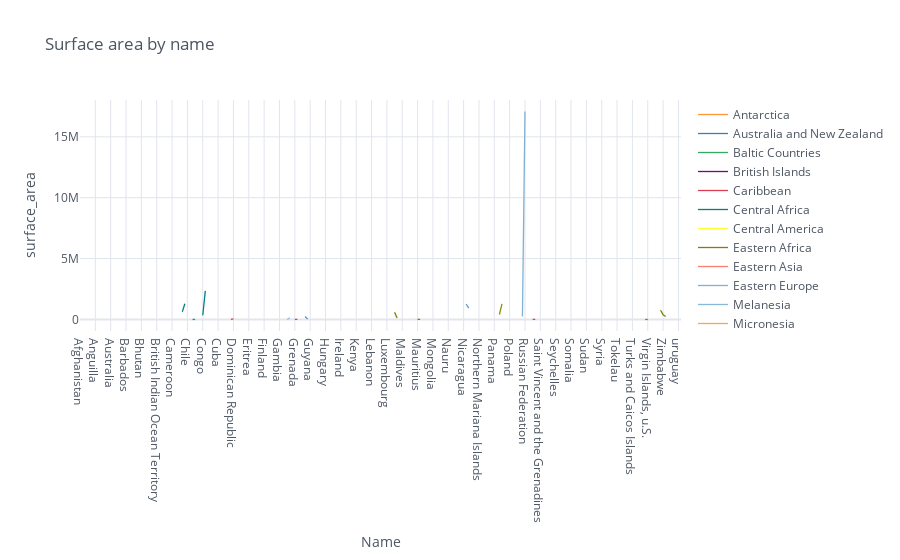

Notebook cell for this chart:
### Code cell
#Lineplot o grafico lineal
Data_res2.iplot(kind='line', xTitle='Name', yTitle='surface_area', title='Surface area by name')

### Figure 1 — Plotly figure (JSON) as saved in the notebook; plotly's stock layout.template omitted (floating-point values rounded to 4 significant figures; data arrays with more than 128 entries replaced by an {"elided": "..."} marker saying what was removed)
{"data": [{"line": {"color": "rgba(255, 153, 51, 1.0)", "dash": "solid", "shape": "linear", "width": 1.3}, "mode": "lines", "name": "Antarctica", "text": "", "type": "scatter", "x": {"elided": "236 str values"}, "y": {"elided": "236 mixed values"}}, {"line": {"color": "rgba(55, 128, 191, 1.0)", "dash": "solid", "shape": "linear", "width": 1.3}, "mode": "lines", "name": "Australia and New Zealand", "text": "", "type": "scatter", "x": {"elided": "236 str values"}, "y": {"elided": "236 mixed values"}}, {"line": {"color": "rgba(50, 171, 96, 1.0)", "dash": "solid", "shape": "linear", "width": 1.3}, "mode": "lines", "name": "Baltic Countries", "text": "", "type": "scatter", "x": {"elided": "236 str values"}, "y": {"elided": "236 mixed values"}}, {"line": {"color": "rgba(128, 0, 128, 1.0)", "dash": "solid", "shape": "linear", "width": 1.3}, "mode": "lines", "name": "British Islands", "text": "", "type": "scatter", "x": {"elided": "236 str values"}, "y": {"elided": "236 mixed values"}}, {"line": {"color": "rgba(219, 64, 82, 1.0)", "dash": "solid", "shape": "linear", "width": 1.3}, "mode": "lines", "name": "Caribbean", "text": "", "type": "scatter", "x": {"elided": "236 str values"}, "y": {"elided": "236 mixed values"}}, {"line": {"color": "rgba(0, 128, 128, 1.0)", "dash": "solid", "shape": "linear", "width": 1.3}, "mode": "lines", "name": "Central Africa", "text": "", "type": "scatter", "x": {"elided": "236 str values"}, "y": {"elided": "236 mixed values"}}, {"line": {"color": "rgba(255, 255, 51, 1.0)", "dash": "solid", "shape": "linear", "width": 1.3}, "mode": "lines", "name": "Central America", "text": "", "type": "scatter", "x": {"elided": "236 str values"}, "y": {"elided": "236 mixed values"}}, {"line": {"color": "rgba(128, 128, 0, 1.0)", "dash": "solid", "shape": "linear", "width": 1.3}, "mode": "lines", "name": "Eastern Africa", "text": "", "type": "scatter", "x": {"elided": "236 str values"}, "y": {"elided": "236 mixed values"}}, {"line": {"color": "rgba(251, 128, 114, 1.0)", "dash": "solid", "shape": "linear", "width": 1.3}, "mode": "lines", "name": "Eastern Asia", "text": "", "type": "scatter", "x": {"elided": "236 str values"}, "y": {"elided": "236 mixed values"}}, {"line": {"color": "rgba(128, 177, 211, 1.0)", "dash": "solid", "shape": "linear", "width": 1.3}, "mode": "lines", "name": "Eastern Europe", "text": "", "type": "scatter", "x": {"elided": "236 str values"}, "y": {"elided": "236 mixed values"}}, {"line": {"color": "rgba(128, 177, 211, 0.8999999999999999)", "dash": "solid", "shape": "linear", "width": 1.3}, "mode": "lines", "name": "Melanesia", "text": "", "type": "scatter", "x": {"elided": "236 str values"}, "y": {"elided": "236 mixed values"}}, {"line": {"color": "rgba(255, 153, 51, 0.8999999999999999)", "dash": "solid", "shape": "linear", "width": 1.3}, "mode": "lines", "name": "Micronesia", "text": "", "type": "scatter", "x": {"elided": "236 str values"}, "y": {"elided": "236 mixed values"}}, {"line": {"color": "rgba(55, 128, 191, 0.8999999999999999)", "dash": "solid", "shape": "linear", "width": 1.3}, "mode": "lines", "name": "Micronesia/Caribbean", "text": "", "type": "scatter", "x": {"elided": "236 str values"}, "y": {"elided": "236 mixed values"}}, {"line": {"color": "rgba(50, 171, 96, 0.8999999999999999)", "dash": "solid", "shape": "linear", "width": 1.3}, "mode": "lines", "name": "Middle East", "text": "", "type": "scatter", "x": {"elided": "236 str values"}, "y": {"elided": "236 mixed values"}}, {"line": {"color": "rgba(128, 0, 128, 0.8999999999999999)", "dash": "solid", "shape": "linear", "width": 1.3}, "mode": "lines", "name": "Nordic Countries", "text": "", "type": "scatter", "x": {"elided": "236 str values"}, "y": {"elided": "236 mixed values"}}, {"line": {"color": "rgba(219, 64, 82, 0.8999999999999999)", "dash": "solid", "shape": "linear", "width": 1.3}, "mode": "lines", "name": "North America", "text": "", "type": "scatter", "x": {"elided": "236 str values"}, "y": {"elided": "236 mixed values"}}, {"line": {"color": "rgba(0, 128, 128, 0.8999999999999999)", "dash": "solid", "shape": "linear", "width": 1.3}, "mode": "lines", "name": "Northern Africa", "text": "", "type": "scatter", "x": {"elided": "236 str values"}, "y": {"elided": "236 mixed values"}}, {"line": {"color": "rgba(255, 255, 51, 0.8999999999999999)", "dash": "solid", "shape": "linear", "width": 1.3}, "mode": "lines", "name": "Polynesia", "text": "", "type": "scatter", "x": {"elided": "236 str values"}, "y": {"elided": "236 mixed values"}}, {"line": {"color": "rgba(128, 128, 0, 0.8999999999999999)", "dash": "solid", "shape": "linear", "width": 1.3}, "mode": "lines", "name": "South America", "text": "", "type": "scatter", "x": {"elided": "236 str values"}, "y": {"elided": "236 mixed values"}}, {"line": {"color": "rgba(251, 128, 114, 0.8999999999999999)", "dash": "solid", "shape": "linear", "width": 1.3}, "mode": "lines", "name": "Southeast Asia", "text": "", "type": "scatter", "x": {"elided": "236 str values"}, "y": {"elided": "236 mixed values"}}, {"line": {"color": "rgba(251, 128, 114, 0.7999999999999998)", "dash": "solid", "shape": "linear", "width": 1.3}, "mode": "lines", "name": "Southern Africa", "text": "", "type": "scatter", "x": {"elided": "236 str values"}, "y": {"elided": "236 mixed values"}}, {"line": {"color": "rgba(128, 177, 211, 0.7999999999999998)", "dash": "solid", "shape": "linear", "width": 1.3}, "mode": "lines", "name": "Southern Europe", "text": "", "type": "scatter", "x": {"elided": "236 str values"}, "y": {"elided": "236 mixed values"}}, {"line": {"color": "rgba(255, 153, 51, 0.7999999999999998)", "dash": "solid", "shape": "linear", "width": 1.3}, "mode": "lines", "name": "Southern and Central Asia", "text": "", "type": "scatter", "x": {"elided": "236 str values"}, "y": {"elided": "236 mixed values"}}, {"line": {"color": "rgba(55, 128, 191, 0.7999999999999998)", "dash": "solid", "shape": "linear", "width": 1.3}, "mode": "lines", "name": "Western Africa", "text": "", "type": "scatter", "x": {"elided": "236 str values"}, "y": {"elided": "236 mixed values"}}, {"line": {"color": "rgba(50, 171, 96, 0.7999999999999998)", "dash": "solid", "shape": "linear", "width": 1.3}, "mode": "lines", "name": "Western Europe", "text": "", "type": "scatter", "x": {"elided": "236 str values"}, "y": {"elided": "236 mixed values"}}], "layout": {"legend": {"bgcolor": "#FFFFFF", "font": {"color": "#4D5663"}}, "paper_bgcolor": "#FFFFFF", "plot_bgcolor": "#FFFFFF", "title": {"font": {"color": "#4D5663"}, "text": "Surface area by name"}, "xaxis": {"gridcolor": "#E1E5ED", "showgrid": true, "tickfont": {"color": "#4D5663"}, "title": {"font": {"color": "#4D5663"}, "text": "Name"}, "zerolinecolor": "#E1E5ED"}, "yaxis": {"gridcolor": "#E1E5ED", "showgrid": true, "tickfont": {"color": "#4D5663"}, "title": {"font": {"color": "#4D5663"}, "text": "surface_area"}, "zerolinecolor": "#E1E5ED"}}}
